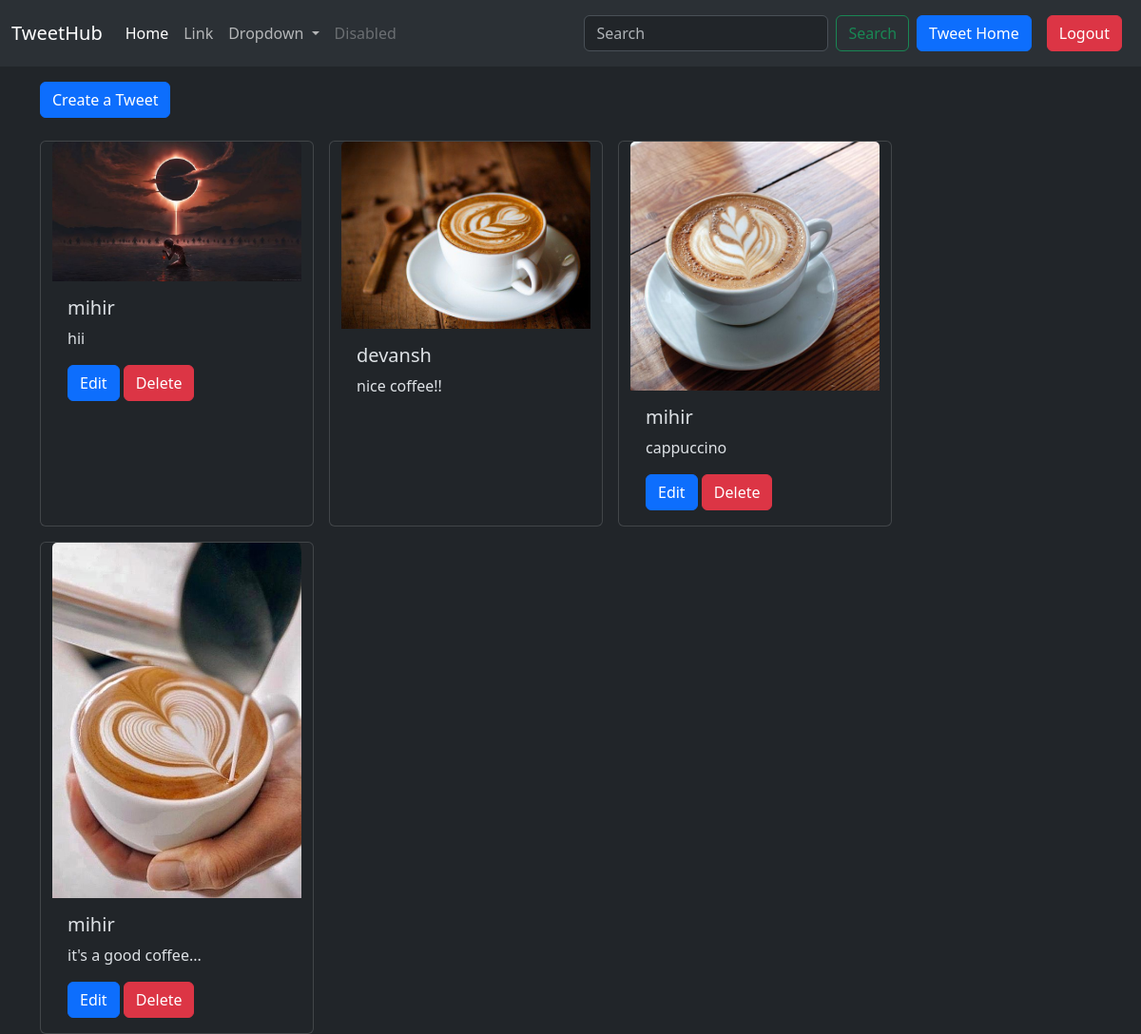
The page /tweet/ (signed in) on the database its author committed.
### tweet/models.py (models this page shows, shortened)
class Tweet(models.Model):
    user = models.ForeignKey(User, on_delete=models.CASCADE)
    content = models.TextField(max_length=255)
    image = models.ImageField(upload_to='photos/', blank=True, null=True)
    created_at = models.DateTimeField(auto_now_add=True)
    updated_at = models.DateTimeField(auto_now=True)

### tweet/views.py (the view)
# urls.py: path('', views.tweet_list, name='tweet_list'),
def tweet_list(request):
    tweets = Tweet.objects.all().order_by('-created_at')
    return render(request, 'tweet_list.html', {'tweets': tweets})

### tweet/templates/tweet_list.html (shortened to what this page needs)
{% extends "layout.html" %}
{% block content %}
<a class="btn btn-primary mb-4 mt-3" href="{% url 'tweet_create' %}">Create a Tweet</a>
<div class="container row gap-3">
  {% for tweet in tweets %}
  <div class="card" style="width: 18rem;">
    <a href="{% url 'tweet_detail' tweet.id%}">
    <img src="{{tweet.image.url}}" class="card-img-top " alt="...">
    </a>
    <div class="card-body">
      <h5 class="card-title">{{tweet.user.username}}</h5>
      <p class="card-text">{{tweet.content}}</p>
      {% if tweet.user == user %}
      <a href="{% url 'tweet_edit' tweet.id %}" class="btn btn-primary">Edit</a>
      <a href="{% url 'tweet_delete' tweet.id %}" class="btn btn-danger">Delete</a>
      {% endif %}
    </div>
  </div>
  {% endfor %}
</div>
{% endblock %}

### static/Style.css (style rules this page uses)
body { margin: 0; padding: 0; box-sizing: border-box; }

### rows shown on the page
Tweet: image (picture), user.username "mihir", content "hii", shows "Edit"
Tweet: image (picture), user.username "devansh", content "nice coffee!!"
Tweet: image (picture), user.username "mihir", content "cappuccino", shows "Edit"
Tweet: image (picture), user.username "mihir", content "it's a good coffee...", shows "Edit"
